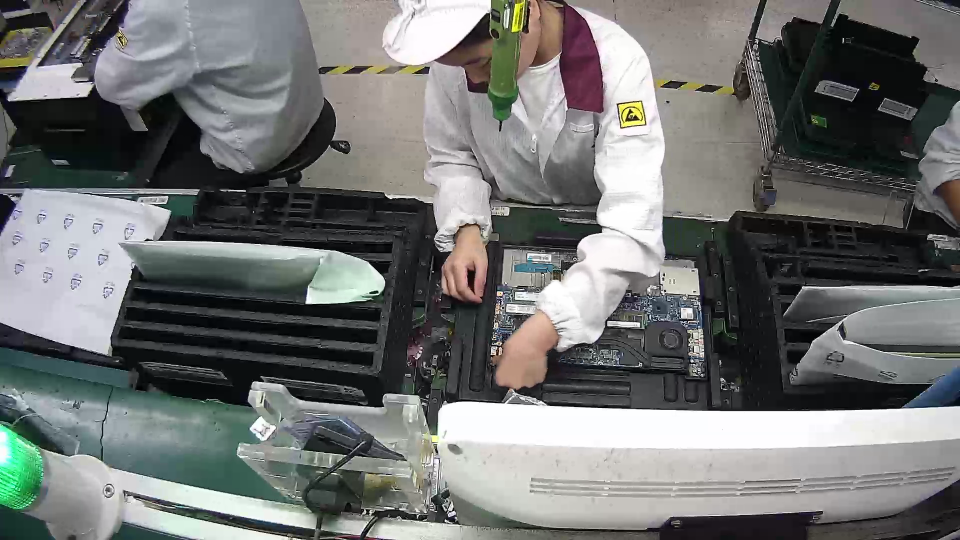
#> input picture images/10左手前伸.png, 1920 x 1080 px (shown at 1/2 size); its folder holds only this picture in this run
$ python predict.py
#> lines starting #> are read from the running program, lines starting #| are printed output that depends on the picture; after the words box and inside, x2 and y2 are one past the last pixel; in counts of white or black regions, pixels touching at a corner belong together
import cv2
import os
import numpy
from sklearn.cluster import KMeans
from sklearn.svm import SVC
import pickle
import time


K = 1024
lx = 384
ly = 180
dx = int(lx / 4)
dy = int(ly / 4)
obj_path='objects'
img_path='images'

sift = cv2.xfeatures2d.SIFT_create()


with open('kmeans.pkl', 'rb') as f:
#> (reads kmeans.pkl from the repository)
    kmeans = pickle.load(f)
with open('clf.pkl', 'rb') as f:
#> (reads clf.pkl from the repository)
    clf = pickle.load(f)

def is_intersect(ax1,ax2,ay1,ay2,bx1,bx2,by1,by2):
    if ax1 >= bx2 or ax2 <= bx1 or ay1 >= by2 or ay2 <= by1:
        return False
    else:
        return True

start_time=time.time()
for file in os.listdir(img_path):
    positions = []
    if not file.endswith('png'):
        continue
    print(file)
    ori = cv2.imread(os.path.join(img_path, file))
#> ori is the input picture: shape (1080, 1920, 3); mean B, G, R 114, 115.1, 113.2
    x = 0
    x_ = lx
    while x_ <= 1920:
        y = 0
        y_ = ly
        while y_ <= 1080:
            img = ori[y:y_, x:x_]
            kp, desc = sift.detectAndCompute(img, None)
            if kp:
                predictions = kmeans.predict(list(desc))
                data = numpy.zeros(K)
                for i in predictions:
                    data[i] += 1
                if clf.predict([data])[0] == 0:
                    positions.append([x, x_, y, y_])

            y += dy
            y_ += dy
        x += dx
        x_ += dx
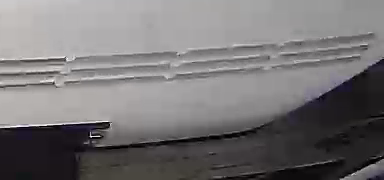
#> img: shape (180, 384, 3); mean B, G, R 116.9, 115.9, 118.5
#> after the loop, positions = [[960, 1344, 495, 675], [960, 1344, 540, 720], [1056, 1440, 540, 720], [1056, 1440, 585, 765], [1152, 1536, 540, 720], [1152, 1536, 585, 765], [1248, 1632, 585, 765]]; x = 1632; x_ = 2016

    print(len(positions))
#| 7
    i = 0
    while i < len(positions):
        j = i + 1
        while j < len(positions):
            if is_intersect(*positions[i], *positions[j]):
                positions[i][1] = positions[j][1]
                positions[i][3] = positions[j][3]
                positions.pop(j)
            else:
                j+=1
        i+=1
#> this loop made 1 pass
#> i on pass 1: 1
#> after the loop, i = 1; positions = [[960, 1632, 495, 765]]
    for p in positions:
        cv2.rectangle(ori, (p[0], p[2]), (p[1], p[3]), (0, 0, 255), 2)
#> this loop made 1 pass
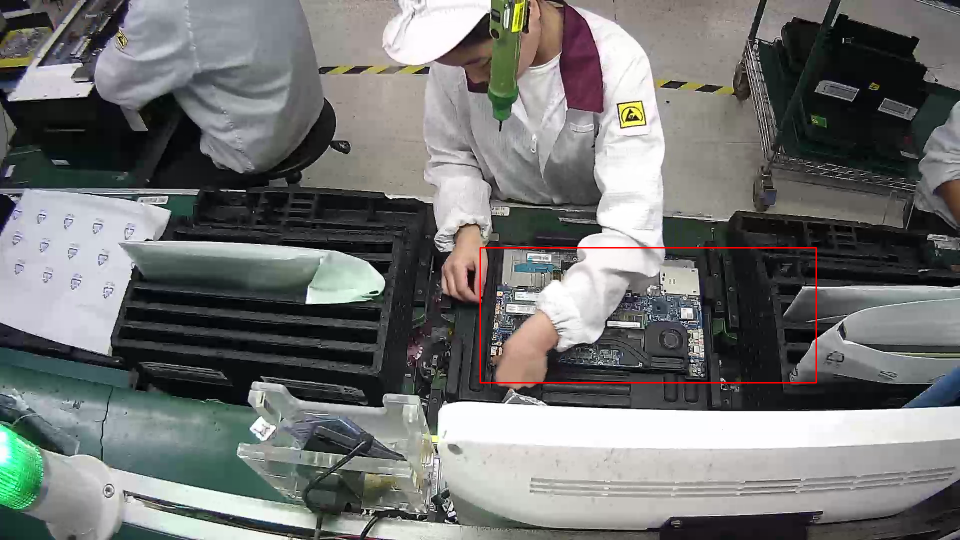
#> ori: shape (1080, 1920, 3) (shown at 1/2 size); 0.27% of pixels changed, all inside (x1, y1, x2, y2) = (959, 494, 1634, 767)

    cv2.imwrite(os.path.join('output', file),ori)

end_time=time.time()
print((end_time-start_time)/13)
